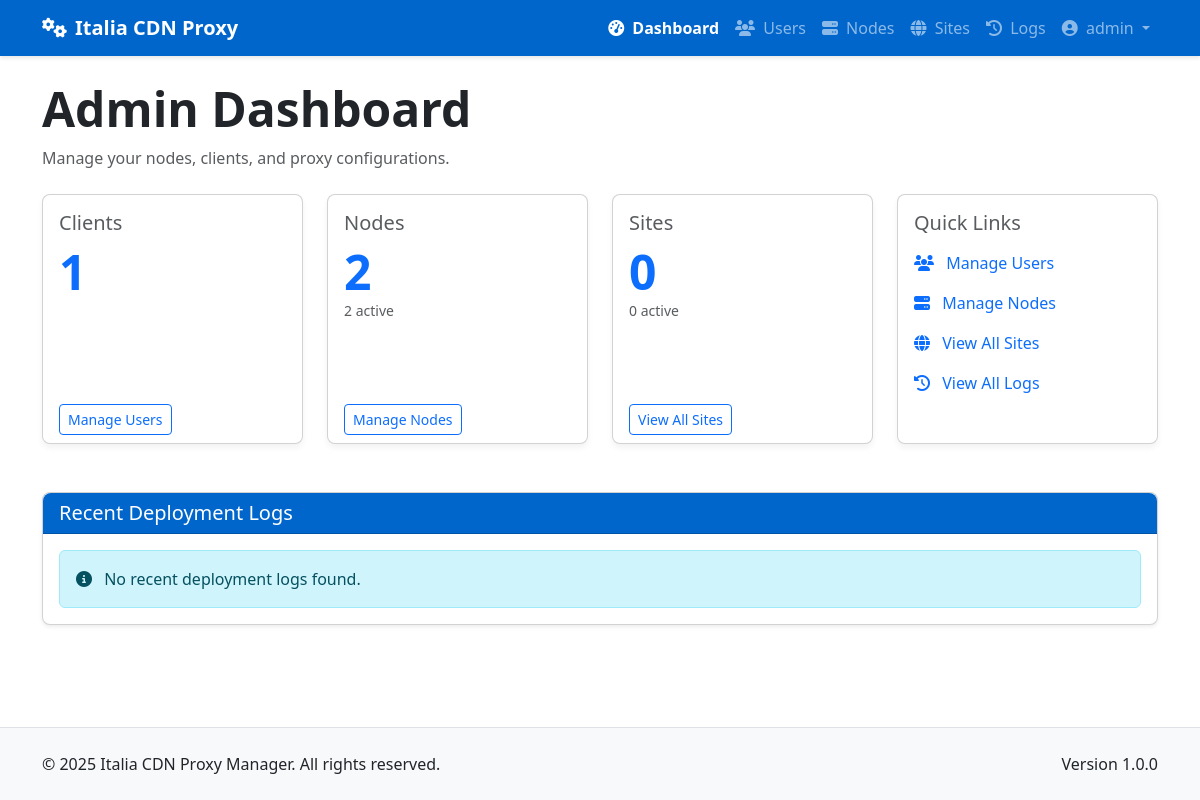
The app's page /admin/dashboard (signed in), older data.
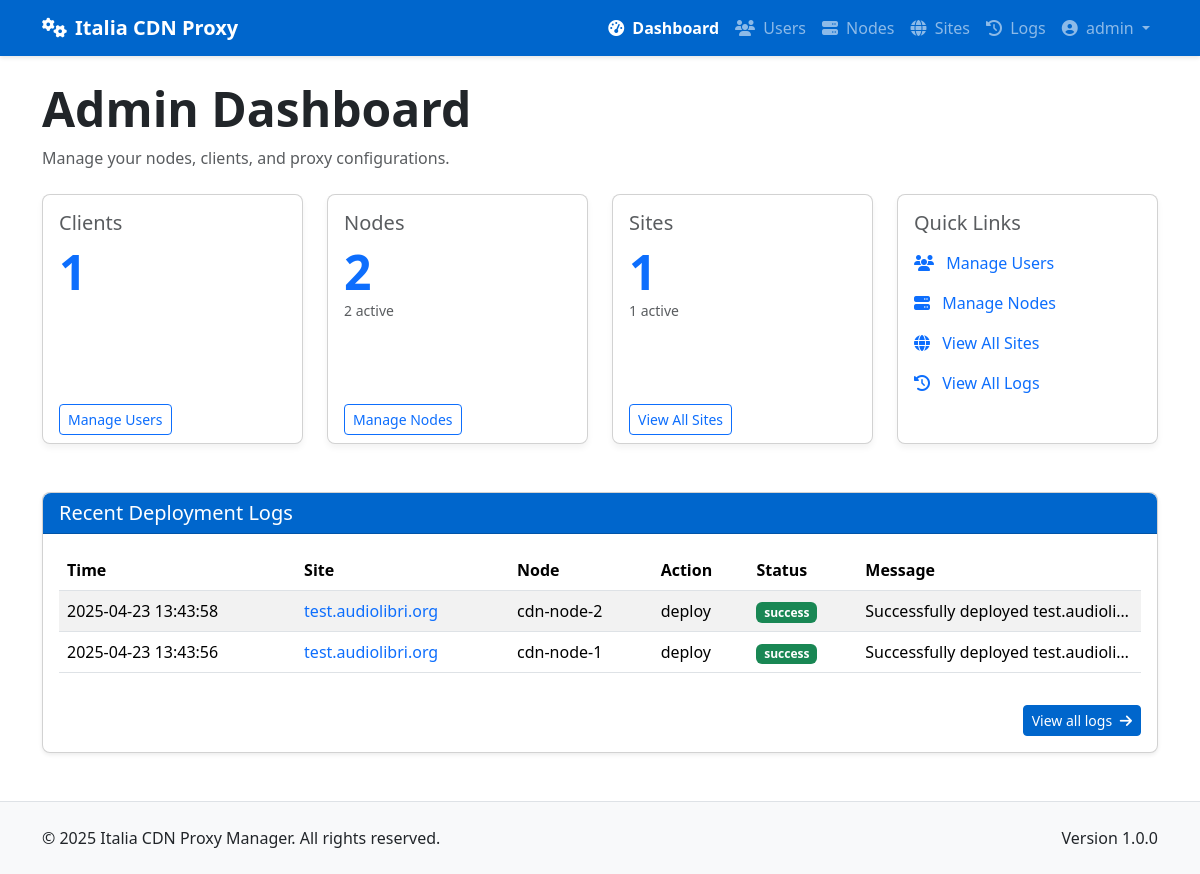
The same page, newer data.
### app/models/models.py (models this page shows, shortened)
class User(db.Model):
    __tablename__ = 'users'
    id = db.Column(db.Integer, primary_key=True)
    username = db.Column(db.String(64), unique=True, index=True, nullable=False)
    email = db.Column(db.String(120), unique=True, index=True, nullable=False)
    password_hash = db.Column(db.String(128), nullable=False)
    role = db.Column(db.String(20), nullable=False, default='client')  # 'admin' or 'client'
    is_active = db.Column(db.Boolean, default=True)
    created_at = db.Column(db.DateTime, default=datetime.utcnow)
    last_login = db.Column(db.DateTime, nullable=True)
    sites = db.relationship('Site', backref='owner', lazy='dynamic')
    def is_admin(self):
        return self.role == 'admin'

class DeploymentLog(db.Model):
    __tablename__ = 'deployment_logs'
    id = db.Column(db.Integer, primary_key=True)
    site_id = db.Column(db.Integer, db.ForeignKey('sites.id'), nullable=False)
    node_id = db.Column(db.Integer, db.ForeignKey('nodes.id'), nullable=False)
    action = db.Column(db.String(64), nullable=False)  # deploy, update, remove, ssl_renew
    status = db.Column(db.String(20), nullable=False)  # success, error
    message = db.Column(db.Text, nullable=True)
    created_at = db.Column(db.DateTime, default=datetime.utcnow)
    site = db.relationship('Site', backref=db.backref('deployment_logs', lazy='dynamic'))
    node = db.relationship('Node', backref=db.backref('deployment_logs', lazy='dynamic'))

class Site(db.Model):
    __tablename__ = 'sites'
    id = db.Column(db.Integer, primary_key=True)
    name = db.Column(db.String(64), nullable=False)
    domain = db.Column(db.String(255), unique=True, nullable=False)
    protocol = db.Column(db.String(10), nullable=False, default='https')  # http or https
    origin_address = db.Column(db.String(255), nullable=False)  # Backend server address
    origin_port = db.Column(db.Integer, nullable=False)
    user_id = db.Column(db.Integer, db.ForeignKey('users.id'), nullable=False)
    is_active = db.Column(db.Boolean, default=True)
    is_blocked = db.Column(db.Boolean, default=False) # Add this line
    use_waf = db.Column(db.Boolean, default=False)
    created_at = db.Column(db.DateTime, default=datetime.utcnow)
    updated_at = db.Column(db.DateTime, default=datetime.utcnow, onupdate=datetime.utcnow)
    custom_config = db.Column(db.Text, nullable=True)  # Additional Nginx configuration
    site_nodes = db.relationship('SiteNode', backref='site', lazy='dynamic')
    ssl_certificates = db.relationship('SSLCertificate', backref='site', lazy='dynamic')

class Node(db.Model):
    __tablename__ = 'nodes'
    id = db.Column(db.Integer, primary_key=True)
    name = db.Column(db.String(64), unique=True, nullable=False)
    ip_address = db.Column(db.String(45), nullable=False)  # IPv4 or IPv6
    ssh_port = db.Column(db.Integer, default=22)
    ssh_user = db.Column(db.String(64), nullable=False)
    ssh_key_path = db.Column(db.String(256), nullable=True)  # Path to SSH key file
    ssh_password = db.Column(db.String(256), nullable=True)  # Encrypted password (if using password auth)
    is_active = db.Column(db.Boolean, default=True)
    is_discovered = db.Column(db.Boolean, default=False)  # Whether this node was discovered from YAML
    created_at = db.Column(db.DateTime, default=datetime.utcnow)
    updated_at = db.Column(db.DateTime, default=datetime.utcnow, onupdate=datetime.utcnow)
    nginx_config_path = db.Column(db.String(256), default='/etc/nginx/conf.d')
    nginx_reload_command = db.Column(db.String(256), default='sudo systemctl reload nginx')
    site_nodes = db.relationship('SiteNode', backref='node', lazy='dynamic')

### app/controllers/admin.py (the view)
@admin.route('/dashboard')
@login_required
@admin_required
def dashboard():
    user_count = User.query.filter_by(role='client').count()
    node_count = Node.query.count()
    active_node_count = Node.query.filter_by(is_active=True).count()
    site_count = Site.query.count()
    active_site_count = Site.query.filter_by(is_active=True).count()
    latest_logs = DeploymentLog.query.order_by(DeploymentLog.created_at.desc()).limit(10).all()
    return render_template('admin/dashboard.html',
                           user_count=user_count,
                           node_count=node_count,
                           active_node_count=active_node_count,
                           site_count=site_count,
                           active_site_count=active_site_count,
                           latest_logs=latest_logs)

### app/models/__init__.py (called while the page is built)
@login_manager.user_loader
def load_user(user_id):
    return User.query.get(int(user_id))

### app/services/access_control.py (called while the page is built)
def admin_required(f):
    @wraps(f)
    def decorated_function(*args, **kwargs):
        if not current_user.is_admin():
            flash('You need admin privileges to access this page.', 'error')
            return abort(403)
        return f(*args, **kwargs)
    return decorated_function

### app/templates/admin/dashboard.html (shortened to what this page needs)
{% extends "base.html" %}
{% block content %}
<div class="container py-4">
    <div class="mb-4">
        <h1 class="display-5 fw-bold">Admin Dashboard</h1>
        <p class="text-muted">Manage your nodes, clients, and proxy configurations.</p>
    </div>
    <div class="row g-4 mb-5">
        <div class="col-md-6 col-lg-3">
            <div class="card h-100">
                <div class="card-body">
                    <h3 class="card-title h5 text-muted mb-2">Clients</h3>
                    <p class="display-5 fw-bold text-primary mb-0">{{ user_count }}</p>
                </div>
                <div class="card-footer bg-transparent border-0">
                    <a href="{{ url_for('admin.list_users') }}" class="btn btn-sm btn-outline-primary">Manage Users</a>
                </div>
            </div>
        </div>
        <div class="col-md-6 col-lg-3">
            <div class="card h-100">
                <div class="card-body">
                    <h3 class="card-title h5 text-muted mb-2">Nodes</h3>
                    <p class="display-5 fw-bold text-primary mb-0">{{ node_count }}</p>
                    <p class="small text-muted">{{ active_node_count }} active</p>
                </div>
                <div class="card-footer bg-transparent border-0">
                    <a href="{{ url_for('admin.list_nodes') }}" class="btn btn-sm btn-outline-primary">Manage Nodes</a>
                </div>
            </div>
        </div>
        <div class="col-md-6 col-lg-3">
            <div class="card h-100">
                <div class="card-body">
                    <h3 class="card-title h5 text-muted mb-2">Sites</h3>
                    <p class="display-5 fw-bold text-primary mb-0">{{ site_count }}</p>
                    <p class="small text-muted">{{ active_site_count }} active</p>
                </div>
                <div class="card-footer bg-transparent border-0">
                    <a href="{{ url_for('admin.list_sites') }}" class="btn btn-sm btn-outline-primary">View All Sites</a>
                </div>
            </div>
        </div>
        <div class="col-md-6 col-lg-3">
            <div class="card h-100">
                <div class="card-body">
                    <h3 class="card-title h5 text-muted mb-2">Quick Links</h3>
                    <ul class="list-group list-group-flush">
                        <li class="list-group-item px-0 border-0">
                            <a href="{{ url_for('admin.list_users') }}" class="text-decoration-none">
                                <i class="fas fa-users me-2"></i> Manage Users
                            </a>
                        </li>
                        <li class="list-group-item px-0 border-0">
                            <a href="{{ url_for('admin.list_nodes') }}" class="text-decoration-none">
                                <i class="fas fa-server me-2"></i> Manage Nodes
                            </a>
                        </li>
                        <li class="list-group-item px-0 border-0">
                            <a href="{{ url_for('admin.list_sites') }}" class="text-decoration-none">
                                <i class="fas fa-globe me-2"></i> View All Sites
                            </a>
                        </li>
                        <li class="list-group-item px-0 border-0">
                            <a href="{{ url_for('admin.deployment_logs') }}" class="text-decoration-none">
                                <i class="fas fa-history me-2"></i> View All Logs
                            </a>
                        </li>
                    </ul>
                </div>
            </div>
        </div>
    </div>
    <div class="card shadow-sm mb-4">
        <div class="card-header bg-primary text-white">
            <h2 class="card-title h5 mb-0">Recent Deployment Logs</h2>
        </div>
        <div class="card-body">
            {% if latest_logs %}
            <div class="table-responsive">
                <table class="table table-striped table-hover">
                    <thead>
                        <tr>
                            <th>Time</th>
                            <th>Site</th>
                            <th>Node</th>
                            <th>Action</th>
                            <th>Status</th>
                            <th>Message</th>
                        </tr>
                    </thead>
                    <tbody>
                        {% for log in latest_logs %}
                        <tr class="{% if log.status == 'error' %}table-danger{% endif %}">
                            <td>{{ log.created_at.strftime('%Y-%m-%d %H:%M:%S') }}</td>
                            <td>
                                <a href="{{ url_for('admin.view_site', site_id=log.site_id) }}" class="text-decoration-none">
                                    {{ log.site.domain }}
                                </a>
                            </td>
                            <td>{{ log.node.name }}</td>
                            <td>{{ log.action }}</td>
                            <td>
                                <span class="badge {% if log.status == 'success' %}bg-success
                                {% elif log.status == 'error' %}bg-danger
                                {% else %}bg-warning{% endif %}">
                                    {{ log.status }}
                                </span>
                            </td>
                            <td class="text-truncate" style="max-width: 200px;">{{ log.message }}</td>
                        </tr>
                        {% endfor %}
                    </tbody>
                </table>
            </div>
            <div class="text-end mt-3">
                <a href="{{ url_for('admin.deployment_logs') }}" class="btn btn-sm btn-primary">
                    View all logs <i class="fas fa-arrow-right ms-1"></i>
                </a>
            </div>
            {% else %}
            <div class="alert alert-info mb-0">
                <i class="fas fa-info-circle me-2"></i> No recent deployment logs found.
            </div>
            {% endif %}
        </div>
    </div>
</div>
{% endblock %}

### app/templates/base.html (shortened to what this page needs)
<!DOCTYPE html>
<html lang="en">
<head>
    <link href="https://cdn.jsdelivr.net/npm/bootstrap@5.3.2/dist/css/bootstrap.min.css" rel="stylesheet">
    <link rel="stylesheet" href="https://cdnjs.cloudflare.com/ajax/libs/font-awesome/6.4.2/css/all.min.css">
</head>
<body>
    <header>
        <nav class="navbar navbar-expand-lg navbar-dark bg-primary">
            <div class="container">
                <a class="navbar-brand" href="/">
                    <i class="fas fa-cogs me-2"></i>Italia CDN Proxy
                </a>
                <div class="collapse navbar-collapse" id="navbarNav">
                    <ul class="navbar-nav ms-auto">
                        {% if current_user.is_authenticated %}
                            {% if current_user.is_admin() %}
                                <li class="nav-item">
                                    <a class="nav-link {% if request.endpoint == 'admin.dashboard' %}active{% endif %}" href="{{ url_for('admin.dashboard') }}">
                                        <i class="fas fa-tachometer-alt me-1"></i> Dashboard
                                    </a>
                                </li>
                                <li class="nav-item">
                                    <a class="nav-link {% if 'admin.list_users' in request.endpoint %}active{% endif %}" href="{{ url_for('admin.list_users') }}">
                                        <i class="fas fa-users me-1"></i> Users
                                    </a>
                                </li>
                                <li class="nav-item">
                                    <a class="nav-link {% if 'admin.list_nodes' in request.endpoint %}active{% endif %}" href="{{ url_for('admin.list_nodes') }}">
                                        <i class="fas fa-server me-1"></i> Nodes
                                    </a>
                                </li>
                                <li class="nav-item">
                                    <a class="nav-link {% if 'admin.list_sites' in request.endpoint %}active{% endif %}" href="{{ url_for('admin.list_sites') }}">
                                        <i class="fas fa-globe me-1"></i> Sites
                                    </a>
                                </li>
                                <li class="nav-item">
                                    <a class="nav-link {% if request.endpoint == 'admin.deployment_logs' %}active{% endif %}" href="{{ url_for('admin.deployment_logs') }}">
                                        <i class="fas fa-history me-1"></i> Logs
                                    </a>
                                </li>
                            {% endif %}
                            <li class="nav-item dropdown">
                                <a class="nav-link dropdown-toggle" href="#" id="userDropdown" role="button" data-bs-toggle="dropdown" aria-expanded="false">
                                    <i class="fas fa-user-circle me-1"></i> {{ current_user.username }}
                                </a>
                            </li>
                        {% endif %}
                    </ul>
                </div>
            </div>
        </nav>
    </header>
    <main>
        {% block content %}{% endblock %}
    </main>
    <footer class="bg-light py-4 mt-auto border-top">
        <div class="container">
            <div class="row">
                <div class="col-md-6 text-center text-md-start">
                    <p class="mb-0">&copy; 2025 Italia CDN Proxy Manager. All rights reserved.</p>
                </div>
                <div class="col-md-6 text-center text-md-end">
                    <p class="mb-0">Version 1.0.0</p>
                </div>
            </div>
        </div>
    </footer>
</body>
</html>

### app/templates/base.html (style rules this page uses)
body { min-height: 100vh; display: flex; flex-direction: column; }
main { flex: 1; }
.navbar-brand { font-weight: 700; }
.navbar { box-shadow: 0 2px 4px rgba(0, 0, 0, 0.1); }
.card { border-radius: 0.5rem; box-shadow: 0 4px 6px rgba(0, 0, 0, 0.05); margin-bottom: 1.5rem; }
.card-header { border-top-left-radius: 0.5rem !important; border-top-right-radius: 0.5rem !important; }
.btn-primary { background-color: #0066CC; border-color: #0066CC; }
.bg-primary { background-color: #0066CC !important; }
.nav-link.active { font-weight: 600; }

Row changes from the older to the newer data that the page shows:
added DeploymentLog: created_at "2025-04-23 13:43:58", site.domain "test.audiolibri.org", node.name "cdn-node-2", action "deploy", status "success", message "Successfully deployed test.audioli…"
added DeploymentLog: created_at "2025-04-23 13:43:56", site.domain "test.audiolibri.org", node.name "cdn-node-1", action "deploy", status "success", message "Successfully deployed test.audioli…"
Text that changed along with them:
{{ site_count }}: "0" → "1"
{{ active_site_count }}: "0" → "1"
text no longer shown: "No recent deployment logs found."
text now shown: "Time Site Node Action Status Message View all logs"
